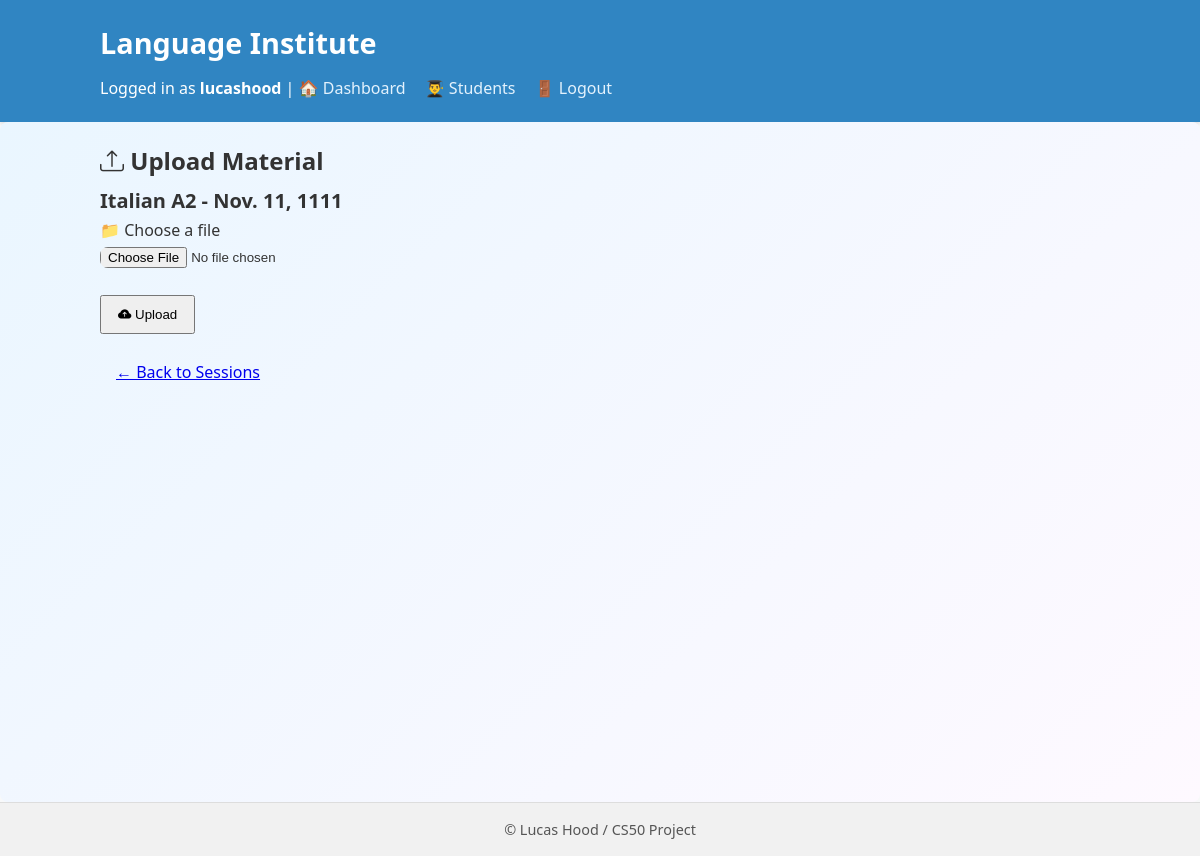
/session/8/upload/ (signed in), run on an earlier commit of the app's database.
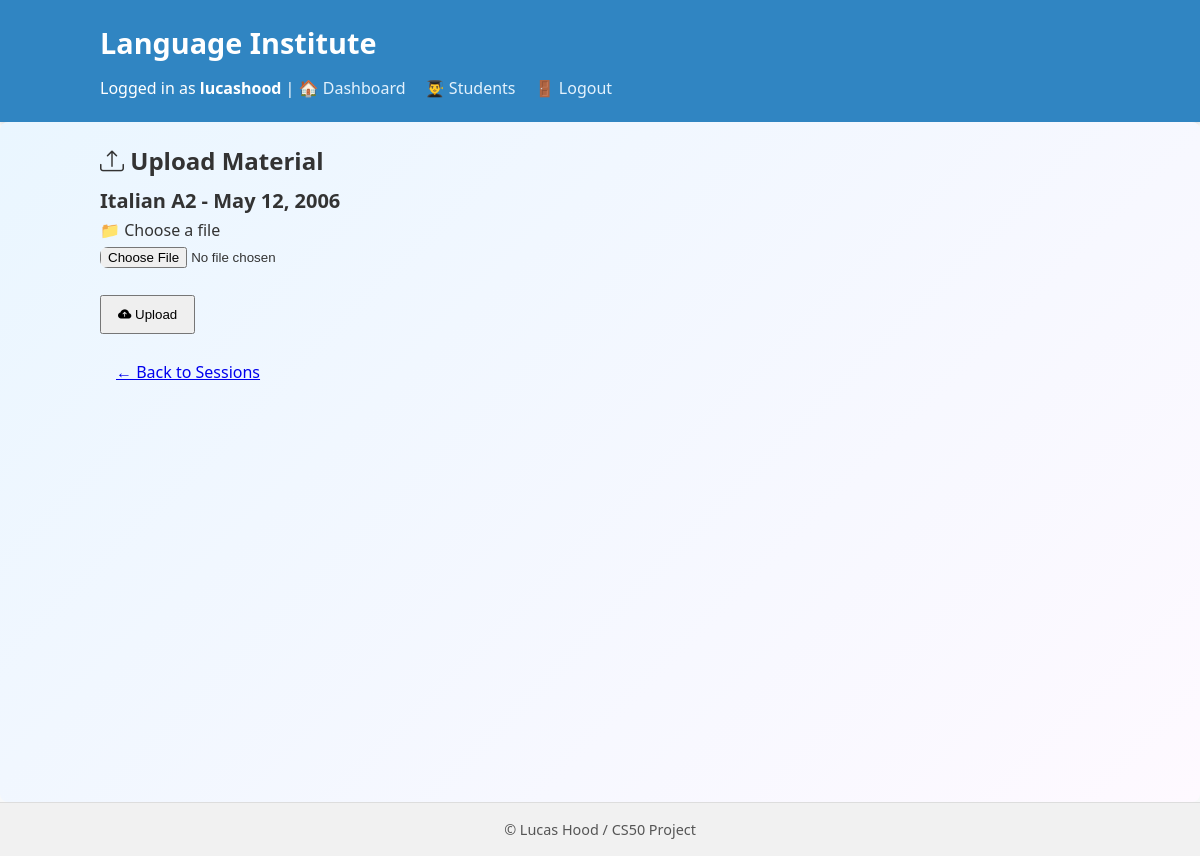
And on a later commit of the database.
### dashboard/models.py (models this page shows, shortened)
class ClassSession(models.Model):
    course = models.ForeignKey(Course, on_delete=models.CASCADE, related_name="sessions")
    date = models.DateField()
    topic = models.CharField(max_length=200, blank=True)
    note = models.TextField(blank=True)
    class Meta:
        unique_together = ('course', 'date')
        ordering = ['-date']

class Course(models.Model):
    name = models.CharField(max_length=100)
    description = models.TextField(blank=True)
    teacher = models.ForeignKey(Teacher, on_delete=models.CASCADE, related_name="courses")

### dashboard/views.py (the view)
# urls.py: path("session/<int:session_id>/upload/", views.upload_material, name="upload_material"),
@login_required
def upload_material(request, session_id):
    teacher = get_object_or_404(Teacher, user=request.user)
    session = get_object_or_404(ClassSession, id=session_id, course__teacher=teacher)
    if request.method == 'POST' and request.FILES.get('file'):
        Material.objects.create(session=session, file=request.FILES['file'])
        return redirect('course_detail', course_id=session.course.id)
    return render(request, "dashboard/upload_material.html", {"session": session})

### dashboard/templates/dashboard/upload_material.html (shortened to what this page needs)
{% extends "dashboard/layout.html" %}
{% block main_class %}dashboard-background{% endblock %}
{% block content %}
<div class="container mt-5 d-flex justify-content-center">
    <div class="col-md-8 col-lg-6">
        <h2 class="text-primary mb-4 text-center">
        <i class="bi bi-upload me-2"></i>
        Upload Material <br>
        <small class="text-dark">{{ session.course.name }} - {{ session.date }}</small>
        </h2>
        <form method="post" enctype="multipart/form-data" class="p-4 bg-white border rounded shadow-sm">
        <div class="mb-3">
            <label for="file" class="form-label">📁 Choose a file</label>
            <br>
            <input type="file" name="file" id="file" class="form-control" required>
        </div>
        <div class="d-flex justify-content-between">
            <br>
            <button type="submit" class="btn btn-primary">
            <i class="bi bi-cloud-arrow-up-fill me-1"></i> Upload
            </button>
            <br> <br>
            <a href="{% url 'course_detail' session.course.id %}" class="btn btn-outline-secondary">
            ← Back to Sessions
            </a>
        </div>
        </form>
    </div>
</div>
{% endblock %}

What changed in the data, as far as the page shows it:
changed ClassSession "Italian A2": date "Nov. 11, 1111" → "May 12, 2006"
